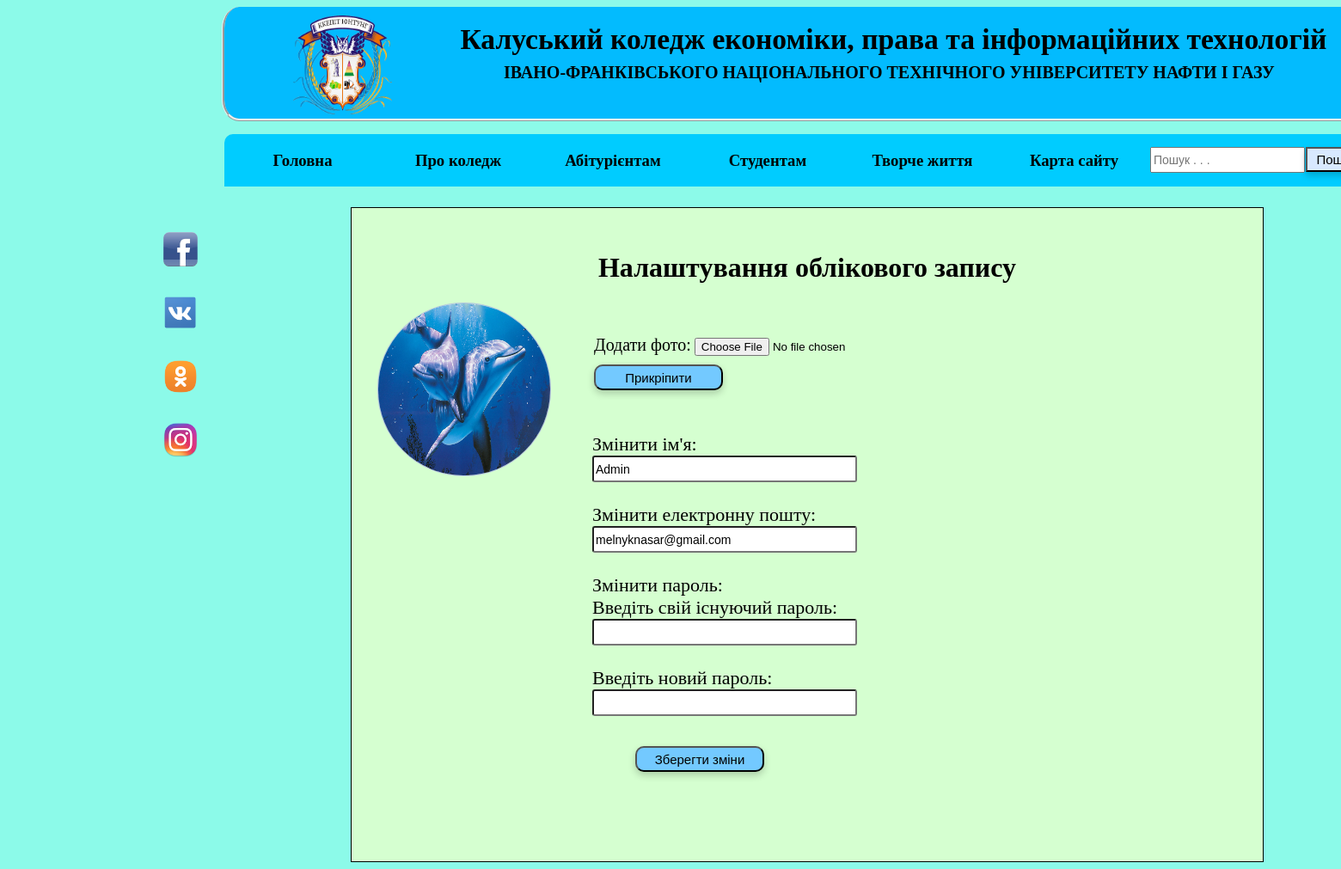
The page /oblik.php (signed in) on the database its author committed.
### tables this page shows
CREATE TABLE `users` (
  `id` int(10) UNSIGNED NOT NULL,
  `username` varchar(55) NOT NULL,
  `surname` varchar(55) DEFAULT NULL,
  `login` varchar(55) NOT NULL,
  `password` varchar(35) NOT NULL,
  `module` int(50) DEFAULT NULL,
  `avatar` varchar(50) DEFAULT NULL,
  `reg_date` datetime NOT NULL DEFAULT CURRENT_TIMESTAMP
);

### includes/config.php (called while the page is built, shortened)
<?php
    require_once "database.php";
function get_name($id){
   global $mysqli;
    $result = $mysqli->query("SELECT `username` FROM `users` WHERE `id` = $id ");
    $res = mysqli_fetch_assoc($result);
    return $res['username'];
}
function get_login($id){
   global $mysqli;
    $result = $mysqli->query("SELECT `login` FROM `users` WHERE `id` = $id ");
    $res = mysqli_fetch_assoc($result);
    return $res["login"];
}
function get_avatar($id){
    global $mysqli;
     $result = $mysqli->query("SELECT `avatar` FROM `users` WHERE `id` = $id");
     $res = mysqli_fetch_assoc($result);
     return $res['avatar'];
}
?>

### oblik.php (the view, shortened to what this page needs)
<?php
    include_once "templates/header.php";
    require_once "includes/config.php";
     include_once "templates/main_menu.php";
?>
<div style="position: static;margin-left: 400px; margin-top: 100px; background-color: #D5FFD0; width: 1000px; border: 1px solid black; padding: 30px; height: 700px;" >
    <center><h1>Налаштування облікового запису</h1></center>
       <?php
        $avatar = get_avatar($_SESSION['id']);
    ?>
     <img id="avatar_img" src="images/admin/<?=$avatar;?>"  style="position: static;width: 200px; height: 200px; float: left; border: 1px solid #B0C4DE; display: block; background-color: #FFF5EE; border-radius: 100px;"/>
        <form style="margin-top: 60px;" enctype="multipart/form-data" method="post" action="uploading.php">
           <label style="margin-left: 50px; font-size: 20px;">Додати фото:</label>
            <input type="file" name="ava"/><br/>
            <input  id="change_admin_image" type="submit" value="Прикріпити"/>
        </form>
        <div style=" margin-left: 250px; margin-top: 50px;">
        <form action="includes/admin_base.php" method="POST">
        <label>Змінити ім'я:</label><br/>
        <input id="name" name = 'name' type="text" value="<?= get_name($_SESSION['id']);?>"><br/>
        <label>Змінити електронну пошту:</label><br/>
        <input id="login" name = 'login' type="text" value="<?= get_login($_SESSION['id']);?>"><br/>
        <label>Змінити пароль:</label><br/>
        <label>Введіть свій існуючий пароль:</label><br/>
        <input id="password_old" name='password_old' type="password"><br/>
        <label>Введіть новий пароль:</label><br/>
        <input id="password_new" name='password_new' type="password"><br/>
        <input id="change" type="submit" value="Зберегти зміни"/>
        </form>
        </div>
</div>

### templates/header.php (shortened to what this page needs)
<!DOCTYPE html>
<html lang="uk-ua">
<head>
	<link rel="stylesheet" type="text/css" href="templates/style/main.css" media="all">
    <link rel="stylesheet" type="text/css" href="templates/main_images/demoStyleSheet.css" />
<link rel="stylesheet" type="text/css" href="../highslide/highslide.css" />
</head>
 <body>
    <div id="soc_net">
        <a href="https://www.facebook.com/admin.kkepit.nung?fref=ts" target="_blank"><img src="images/facebook.png"  id="soc"></a><br/>
        <a href="https://vk.com/kkepit_nung" target="_blank"><img src="images/vk.png" id="soc"></a><br/>
        <a><img src="images/ok.png" id="soc"></a><br/>
        <a><img src="images/instagram.png" id="soc"></a><br/>
    </div>
<div id="div_icon">
    <div id="img_gerb"><img  src="images/gerb_51.png" alt="gerb" width="115px" height="115px" ></div>
    <div id="kkepit">Калуський коледж економіки, права та інформаційних технологій</div>
    <br/><span style="font-size: 20px; margin-left:130px; font-weight: 600; position: static;">ІВАНО-ФРАНКІВСЬКОГО НАЦІОНАЛЬНОГО ТЕХНІЧНОГО УНІВЕРСИТЕТУ НАФТИ І ГАЗУ</span>
</div>

### templates/main_menu.php (shortened to what this page needs)
   <div id="main_menu">
<div class="side_1">
       <ul class="menu">
           <li><a href="../index.php" style="border-radius: 10px 0px 0px 0px;"><h3>Головна</h3></a> </li>
       </ul>
   </div>
<div class="side_2">
	<ul class="menu">
		<li  class="menu_list"><a href=""><h3>Про коледж</h3></a>
		</li>
       </ul>
   </div>
<div class="side_3">
       <ul class="menu">
		<li class="menu_list"><a href=""><h3>Абітурієнтам</h3></a>
		</li>
       </ul>
   </div>
<div class="side_4">
       <ul class="menu">
		<li class="menu_list"><a href=""><h3>Студентам</h3></a>
		</li>
       </ul>
   </div>
<div class="side_5">
       <ul class="menu">
           <li class="menu_list"><a href=""><h3>Творче життя</h3></a>
           </li>
       </ul>
   </div>
<div class="side_6">
       <ul class="menu">
           <li><a href="site_map.php" ><h3>Карта сайту</h3></a></li>
       </ul>
    </div>
   <div class="side_7" >
         <form method="get" action="../search.php">
             <input type="search" placeholder="Пошук . . ." id="serch" name="search" required  >
             <input type="submit" name="enter_search" value="Пошук" style="position: absolute; margin-left: 1px;
             margin-top: 15px; height: 29px; width: 70px; background-color: #D8E9FF;">
       </form>
   </div>
   </div>

### templates/style/main.css (style rules this page uses)
body { background: rgb(140, 250, 233); }
#soc_net { position: absolute; display: block; width: 50px; height: 350px; left: 180px; top: 230px; padding: 10px; }
#soc { width: 40px; height: 40px; margin-top: 30px; }
#div_icon { position: relative; background: #03bbfe; border-radius: 20px/25px; height: 100px; width: 1270px; border-left-style: ridge; border-right-style: ridge; border-bottom-style: ridge; left: 250px; padding-top: 10px; padding-left: 30px; padding-right: 30px; padding-bottom: 20px; line-height: 0.5cm; }
#img_gerb { position: static; margin-left: 50px; float: left; }
#kkepit { color: black; font-size: 2.1em; font-weight: bold; position: static; padding-left: 60mm; padding-top: 5mm; text-align: center; }
a { text-decoration: none; color: black; }
ul { margin: 0; padding: 0; list-style: none; }
div#main_menu { margin-top: 15px; margin-left: -55px; position: relative; width: 1300; }
div.side_1 { position: absolute; text-align: center; left: 308px; width: 182px; }
div.side_2 { position: absolute; text-align: center; left: 490px; width: 180px; }
div.side_3 { position: absolute; text-align: center; left: 670px; width: 180px; }
div.side_4 { position: absolute; text-align: center; left: 850px; width: 180px; }
div.side_5 { position: absolute; text-align: center; left: 1030px; width: 180px; }
div.side_6 { position: absolute; text-align: center; left: 1210px; width: 173px; }
div.side_7 { position: absolute; padding-left: 20px; left: 1380px; width: 240px; border-radius: 0 10px 0 0; height: 61px; background: #00ccff; display: block; }
div.side_7 input[type=search] { width: 180px; font-size: 14px; height: 30px; margin-top: 15px; margin-left: -15px; }
ul.menu a { color: black; background: #00ccff; padding: 1px; display: block; border-bottom: 1px solid #666; transition: 0.5s; }
ul.menu li:last-child a, .menu li .menu_drop li:last-child a { border-bottom: 0; }
li.menu_list { position: relative; }
input[type="password"] { width: 200px; height: 20px; border-radius: 3px 3px 3px 3px; }
input[type="submit"] { margin-left: 60px; height: 30px; width: 70px; cursor: pointer; background: #41D6FF; font-size: 15px; box-shadow: 0 4px 8px 0 rgba(0, 0, 0, 0.2); }
input[type="text"] { width: 200px; height: 20px; border-radius: 3px 3px 3px 3px; }
#form1 #login, #new_password1, #new_password2, #name { width:850px; height: 30px; }
div form #change_admin_image, div div #change { width: 150px; margin-left: 50px; margin-top: 10px; background-color:#73C9FF; border-radius: 10px; }
div input[type="text"], div #name ,div #password_old, div #password_new { margin-bottom: 25px; height: 25px; font-size: 14px; width: 300px; }
div div label { font-size: 22px; margin-bottom: 20px; }

### rows shown on the page
users: avatar (picture), name "Admin", login "melnyknasar@gmail.com"
